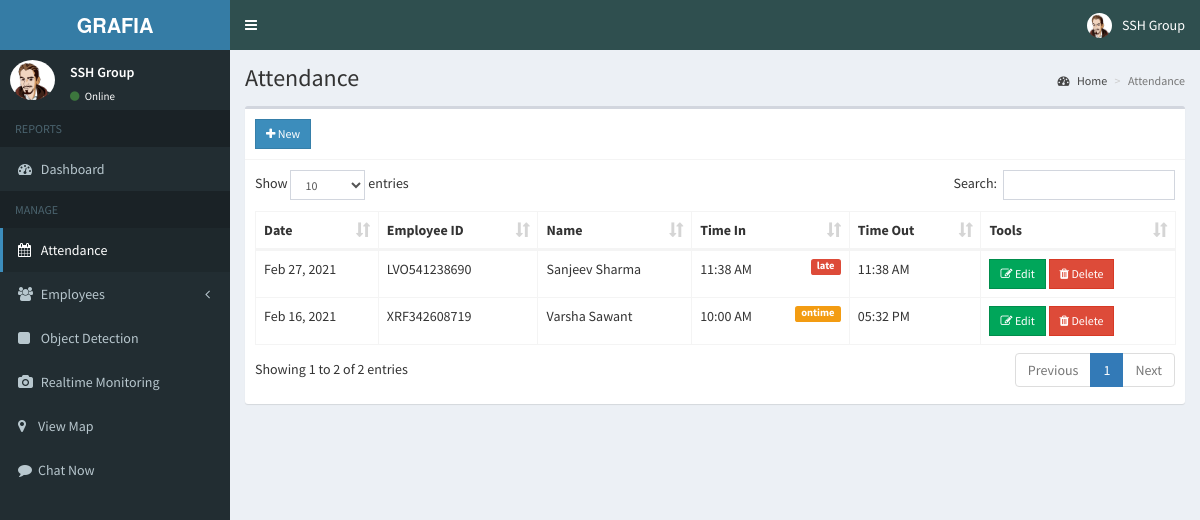
The app's page /admin/attendance.php (signed in) with its own data.
### tables this page shows
CREATE TABLE `attendance` (
  `id` int(11) NOT NULL,
  `employee_id` int(11) NOT NULL,
  `date` date NOT NULL,
  `time_in` time NOT NULL,
  `status` int(1) NOT NULL,
  `time_out` time NOT NULL,
  `num_hr` double NOT NULL
);

CREATE TABLE `employees` (
  `id` int(11) NOT NULL,
  `employee_id` varchar(15) NOT NULL,
  `firstname` varchar(50) NOT NULL,
  `lastname` varchar(50) NOT NULL,
  `vehicle_number` varchar(20) NOT NULL,
  `model` varchar(20) NOT NULL,
  `allotted_area` varchar(20) NOT NULL,
  `address` text NOT NULL,
  `birthdate` date NOT NULL,
  `contact_info` varchar(100) NOT NULL,
  `gender` varchar(10) NOT NULL,
  `position_id` int(11) NOT NULL,
  `schedule_id` int(11) NOT NULL,
  `photo` varchar(200) NOT NULL,
  `created_on` date NOT NULL
);

### admin/includes/session.php (called while the page is built, shortened)
<?php
	include 'includes/conn.php';
	$sql = "SELECT * FROM admin WHERE id = '".$_SESSION['admin']."'";
	$query = $conn->query($sql);
	$user = $query->fetch_assoc();
?>

### admin/attendance.php (the view, shortened to what this page needs)
<?php include 'includes/session.php'; ?>
<?php include 'includes/header.php'; ?>
<body class="hold-transition skin-blue sidebar-mini">
<div class="wrapper">
  <?php include 'includes/navbar.php'; ?>
  <?php include 'includes/menubar.php'; ?>
  <div class="content-wrapper">
    <section class="content-header">
      <h1>
        Attendance
      </h1>
      <ol class="breadcrumb">
        <li><a href="#"><i class="fa fa-dashboard"></i> Home</a></li>
        <li class="active">Attendance</li>
      </ol>
    </section>
    <section class="content">
      <div class="row">
        <div class="col-xs-12">
          <div class="box">
            <div class="box-header with-border">
              <a href="#addnew" data-toggle="modal" class="btn btn-primary btn-sm btn-flat"><i class="fa fa-plus"></i> New</a>
            </div>
            <div class="box-body">
              <table id="example1" class="table table-bordered">
                <thead>
                  <th>Date</th>
                  <th>Employee ID</th>
                  <th>Name</th>
                  <th>Time In</th>
                  <th>Time Out</th>
                  <th>Tools</th>
                </thead>
                <tbody>
                  <?php
                    $sql = "SELECT *, employees.employee_id AS empid, attendance.id AS attid FROM attendance LEFT JOIN employees ON employees.id=attendance.employee_id ORDER BY attendance.date DESC, attendance.time_in DESC";
                    $query = $conn->query($sql);
                    while($row = $query->fetch_assoc()){
                      $status = ($row['status'])?'<span class="label label-warning pull-right">ontime</span>':'<span class="label label-danger pull-right">late</span>';
                      echo "
                        <tr>
                          <td class='hidden'></td>
                          <td>".date('M d, Y', strtotime($row['date']))."</td>
                          <td>".$row['empid']."</td>
                          <td>".$row['firstname'].' '.$row['lastname']."</td>
                          <td>".date('h:i A', strtotime($row['time_in'])).$status."</td>
                          <td>".date('h:i A', strtotime($row['time_out']))."</td>
                          <td>
                            <button class='btn btn-success btn-sm btn-flat edit' data-id='".$row['attid']."'><i class='fa fa-edit'></i> Edit</button>
                            <button class='btn btn-danger btn-sm btn-flat delete' data-id='".$row['attid']."'><i class='fa fa-trash'></i> Delete</button>
                          </td>
                        </tr>
                      ";
                    }
                  ?>
                </tbody>
              </table>
            </div>
          </div>
        </div>
      </div>
    </section>
  </div>
</div>
</body>
</html>

### admin/includes/navbar.php (shortened to what this page needs)
<header class="main-header">
    <a href="home.php" class="logo">
      <span class="logo-lg"><b>GRAFIA</b></span>
    </a>
    <nav class="navbar navbar-static-top">
      <a href="#" class="sidebar-toggle" data-toggle="push-menu" role="button">
      </a>
      <div class="navbar-custom-menu">
        <ul class="nav navbar-nav">
          <li class="dropdown user user-menu">
            <a href="#" class="dropdown-toggle" data-toggle="dropdown">
              <img src="<?php echo (!empty($user['photo'])) ? '../images/'.$user['photo'] : '../images/profile.jpg'; ?>" class="user-image" alt="User Image">
              <span class="hidden-xs"><?php echo $user['firstname'].' '.$user['lastname']; ?></span>
            </a>
          </li>
        </ul>
      </div>
    </nav>
  </header>

### admin/includes/menubar.php (shortened to what this page needs)
<aside class="main-sidebar">
    <section class="sidebar">
      <div class="user-panel">
        <div class="pull-left image">
          <img src="<?php echo (!empty($user['photo'])) ? '../images/'.$user['photo'] : '../images/profile.jpg'; ?>" class="img-circle" alt="User Image">
        </div>
        <div class="pull-left info">
          <p><?php echo $user['firstname'].' '.$user['lastname']; ?></p>
          <a><i class="fa fa-circle text-success"></i> Online</a>
        </div>
      </div>
      <ul class="sidebar-menu" data-widget="tree">
        <li class="header">REPORTS</li>
        <li class=""><a href="home.php"><i class="fa fa-dashboard"></i> <span>Dashboard</span></a></li>
        <li class="header">MANAGE</li>
        <li><a href="attendance.php"><i class="fa fa-calendar"></i> <span>Attendance</span></a></li>
        <li class="treeview">
          <a href="#">
            <i class="fa fa-users"></i>
            <span>Employees</span>
            <span class="pull-right-container">
              <i class="fa fa-angle-left pull-right"></i>
            </span>
          </a>
        </li>
        <li><a href="http://b7c29ad760cd.ngrok.io/"><i class="fa fa-square"></i> Object Detection</a></li>
        <li><a href="live.php"><i class="fa fa-camera"></i> Realtime Monitoring</a></li>
		<li><a href="https://www.google.com/maps/d/u/0/edit?mid=1_5oYuj1XbOxaTwl1CRDy_oin6OgW_XH4&ll=19.188861151628245%2C72.95693217235639&z=12"><i class="fa fa-map-marker"></i>View Map</a></li>
		<li><a href="chat.php"><i class="fa fa-comment"></i>Chat Now</a></li>
      </ul>
    </section>
  </aside>

### records on screen
attendance: date "Feb 27, 2021", employee.employee_id "LVO541238690", employee.firstname "Sanjeev", employee.lastname "Sharma", time_in "11:38 AM", status "late", time_out "11:38 AM"
attendance: date "Feb 16, 2021", employee.employee_id "XRF342608719", employee.firstname "Varsha", employee.lastname "Sawant", time_in "10:00 AM", status "ontime", time_out "05:32 PM"

### other values on screen
$user['firstname'] "SSH"
$user['lastname'] "Group"
